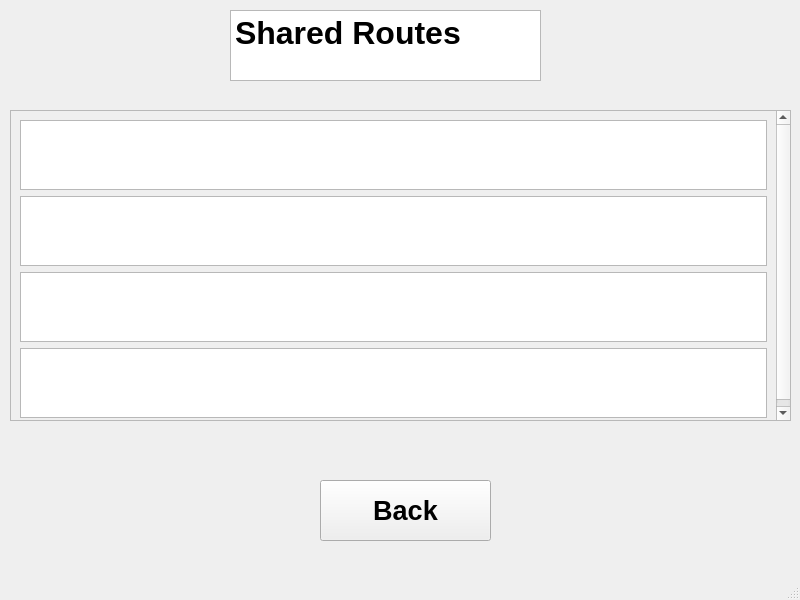
<?xml version="1.0" encoding="UTF-8"?>
<ui version="4.0">
 <class>MyRoutesWindow</class>
 <widget class="QMainWindow" name="MyRoutesWindow">
  <property name="geometry">
   <rect>
    <x>0</x>
    <y>0</y>
    <width>800</width>
    <height>600</height>
   </rect>
  </property>
  <property name="windowTitle">
   <string>MainWindow</string>
  </property>
  <widget class="QWidget" name="centralwidget">
   <widget class="QTextBrowser" name="textBrowser_2">
    <property name="geometry">
     <rect>
      <x>230</x>
      <y>10</y>
      <width>311</width>
      <height>71</height>
     </rect>
    </property>
    <property name="verticalScrollBarPolicy">
     <enum>Qt::ScrollBarAlwaysOff</enum>
    </property>
    <property name="html">
     <string>&lt;!DOCTYPE HTML PUBLIC &quot;-//W3C//DTD HTML 4.0//EN&quot; &quot;http://www.w3.org/TR/REC-html40/strict.dtd&quot;&gt;
&lt;html&gt;&lt;head&gt;&lt;meta name=&quot;qrichtext&quot; content=&quot;1&quot; /&gt;&lt;style type=&quot;text/css&quot;&gt;
p, li { white-space: pre-wrap; }
&lt;/style&gt;&lt;/head&gt;&lt;body style=&quot; font-family:'MS Shell Dlg 2'; font-size:7.8pt; font-weight:400; font-style:normal;&quot;&gt;
&lt;p style=&quot; margin-top:0px; margin-bottom:0px; margin-left:0px; margin-right:0px; -qt-block-indent:0; text-indent:0px;&quot;&gt;&lt;span style=&quot; font-size:24pt; font-weight:600;&quot;&gt;Shared Routes&lt;/span&gt;&lt;/p&gt;
&lt;p style=&quot;-qt-paragraph-type:empty; margin-top:0px; margin-bottom:0px; margin-left:0px; margin-right:0px; -qt-block-indent:0; text-indent:0px; font-size:24pt; font-weight:600;&quot;&gt;&lt;br /&gt;&lt;/p&gt;&lt;/body&gt;&lt;/html&gt;</string>
    </property>
   </widget>
   <widget class="QScrollArea" name="scrollArea">
    <property name="geometry">
     <rect>
      <x>10</x>
      <y>110</y>
      <width>781</width>
      <height>311</height>
     </rect>
    </property>
    <property name="sizePolicy">
     <sizepolicy hsizetype="Fixed" vsizetype="Fixed">
      <horstretch>0</horstretch>
      <verstretch>0</verstretch>
     </sizepolicy>
    </property>
    <property name="minimumSize">
     <size>
      <width>0</width>
      <height>100</height>
     </size>
    </property>
    <property name="verticalScrollBarPolicy">
     <enum>Qt::ScrollBarAlwaysOn</enum>
    </property>
    <property name="horizontalScrollBarPolicy">
     <enum>Qt::ScrollBarAsNeeded</enum>
    </property>
    <property name="sizeAdjustPolicy">
     <enum>QAbstractScrollArea::AdjustToContents</enum>
    </property>
    <property name="widgetResizable">
     <bool>true</bool>
    </property>
    <widget class="QWidget" name="scrollAreaWidgetContents">
     <property name="geometry">
      <rect>
       <x>0</x>
       <y>0</y>
       <width>758</width>
       <height>391</height>
      </rect>
     </property>
     <layout class="QVBoxLayout" name="verticalLayout">
      <item>
       <widget class="QTextBrowser" name="route_info_1">
        <property name="verticalScrollBarPolicy">
         <enum>Qt::ScrollBarAlwaysOff</enum>
        </property>
       </widget>
      </item>
      <item>
       <widget class="QTextBrowser" name="route_info_2">
        <property name="verticalScrollBarPolicy">
         <enum>Qt::ScrollBarAlwaysOff</enum>
        </property>
       </widget>
      </item>
      <item>
       <widget class="QTextBrowser" name="route_info_3">
        <property name="verticalScrollBarPolicy">
         <enum>Qt::ScrollBarAlwaysOff</enum>
        </property>
       </widget>
      </item>
      <item>
       <widget class="QTextBrowser" name="route_info_4">
        <property name="verticalScrollBarPolicy">
         <enum>Qt::ScrollBarAlwaysOff</enum>
        </property>
       </widget>
      </item>
     </layout>
    </widget>
   </widget>
   <widget class="QPushButton" name="backbtn">
    <property name="geometry">
     <rect>
      <x>320</x>
      <y>480</y>
      <width>171</width>
      <height>61</height>
     </rect>
    </property>
    <property name="font">
     <font>
      <pointsize>20</pointsize>
      <weight>75</weight>
      <bold>true</bold>
     </font>
    </property>
    <property name="text">
     <string>Back</string>
    </property>
   </widget>
  </widget>
  <widget class="QMenuBar" name="menubar">
   <property name="geometry">
    <rect>
     <x>0</x>
     <y>0</y>
     <width>800</width>
     <height>26</height>
    </rect>
   </property>
  </widget>
  <widget class="QStatusBar" name="statusbar"/>
 </widget>
 <resources/>
 <connections/>
</ui>
